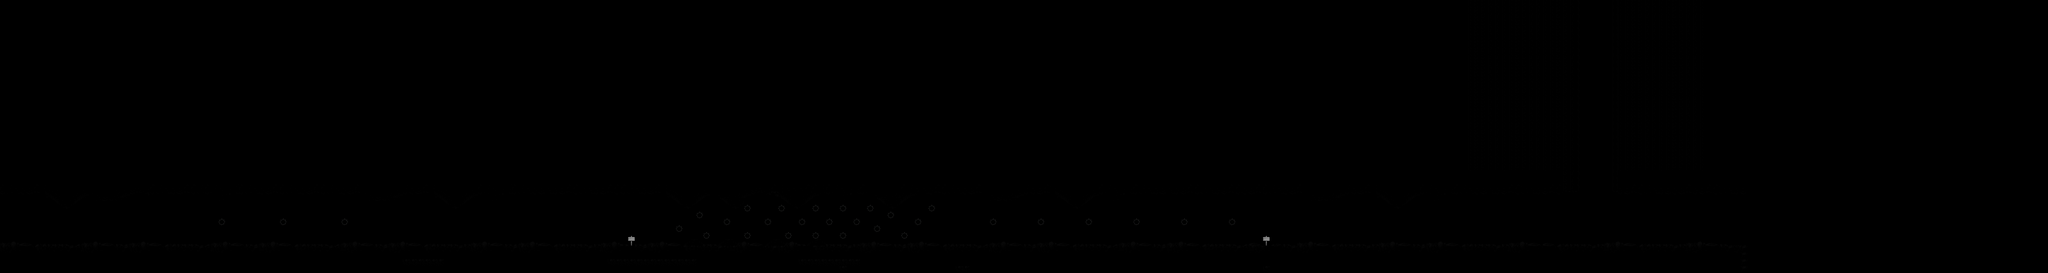

Rendered tile map (Tiled .tmx) drawn with the repository's tilesets; below, a short description and the map source with its tile grids summarised:
An orthogonal 300x40 tile map with 32x32 px tiles, 1 tile layer (Foreground), 3 tilesets and 38 objects (16x jellyfish, 2x trigger, change_light_angle_trigger_2, change_camera_to_player_view_trigger, appear_second_anglerfish_trigger, ...).

<map version="1.10" tiledversion="1.11.2" orientation="orthogonal" renderorder="right-down" width="300" height="40" tilewidth="32" tileheight="32" infinite="0" nextlayerid="12" nextobjectid="84">
 <tileset firstgid="1" source="../assets/lake_tiles.tsx" />
 <tileset firstgid="301" source="../assets/mine.tsx" />
 <tileset firstgid="302" source="../assets/TX Village Props.tsx" />
 <layer id="1" name="Foreground" width="300" height="40">
  <data>[12000 cells, 3175 non-empty, 63 distinct tile ids]</data>
 </layer>
 <objectgroup id="6" name="triggers">
  <object id="4" name="can_swim_trigger" type="trigger" x="361.273" y="948.12" width="313.333" height="198.667" />
  <object id="44" name="change_light_angle_trigger_1" type="trigger" x="2924" y="896" width="8" height="260" />
  <object id="46" name="change_light_angle_trigger_2" x="5914.3" y="896.364" width="10.182" height="262.909" />
  <object id="54" name="change_camera_to_player_view_trigger" x="7398.67" y="881.333" width="166.667" height="290.667" />
  <object id="56" name="appear_second_anglerfish_trigger" x="7118.67" y="868" width="19.9997" height="317.333" />
  <object id="72" name="end_phase_trigger" x="7389.88" y="301.455" width="181.818" height="224.242" />
 </objectgroup>
 <objectgroup id="7" name="bot_jellyfish">
  <object id="8" name="j1" type="jellyfish" x="878" y="1122">
   <point />
  </object>
  <object id="13" name="j3" type="jellyfish" x="1184" y="1114.67">
   <point />
  </object>
  <object id="15" name="j5" type="jellyfish" x="1435.33" y="1166">
   <point />
  </object>
  <object id="22" name="j7" type="jellyfish" x="1702" y="1170.67">
   <point />
  </object>
  <object id="23" name="j9" type="jellyfish" x="1962" y="1130.67">
   <point />
  </object>
  <object id="27" name="j11" type="jellyfish" x="2209.33" y="1204">
   <point />
  </object>
  <object id="28" name="j13" type="jellyfish" x="2460.67" y="1108">
   <point />
  </object>
  <object id="29" name="j15" type="jellyfish" x="2722.67" y="1170.67">
   <point />
  </object>
  <object id="48" x="4800" y="1185.33">
   <point />
  </object>
  <object id="50" x="5217.33" y="1177.33">
   <point />
  </object>
  <object id="53" x="5665.33" y="1185.33">
   <point />
  </object>
 </objectgroup>
 <objectgroup id="8" name="top_jellyfish" class="jellyfish">
  <object id="17" name="j2" type="jellyfish" x="1002.67" y="953.333">
   <point />
  </object>
  <object id="18" name="j4" type="jellyfish" x="1321.33" y="924">
   <point />
  </object>
  <object id="19" name="j6" type="jellyfish" x="1574" y="957.333">
   <point />
  </object>
  <object id="24" name="j8" type="jellyfish" x="1833.33" y="942.667">
   <point />
  </object>
  <object id="25" name="j10" type="jellyfish" x="2099.33" y="930.667">
   <point />
  </object>
  <object id="30" name="j12" type="jellyfish" x="2342.67" y="925.333">
   <point />
  </object>
  <object id="31" name="j14" type="jellyfish" x="2603.33" y="901.333">
   <point />
  </object>
  <object id="32" name="j16" type="jellyfish" x="2861.33" y="920.667">
   <point />
  </object>
  <object id="49" x="4993.33" y="936">
   <point />
  </object>
  <object id="51" x="5441.33" y="889.333">
   <point />
  </object>
 </objectgroup>
 <objectgroup id="9" name="go_left_jellyfish">
  <object id="67" name="l1" x="6264.97" y="1051.64">
   <point />
  </object>
  <object id="68" name="l2" x="6718.97" y="995.636">
   <point />
  </object>
  <object id="69" name="l3" x="6906.97" y="1073.64">
   <point />
  </object>
 </objectgroup>
 <objectgroup id="10" name="go_right_jellyfish">
  <object id="64" name="r1" x="6396.97" y="983.636">
   <point />
  </object>
  <object id="65" name="r2" x="6588.97" y="1065.64">
   <point />
  </object>
  <object id="66" name="r3" x="6906.97" y="981.636">
   <point />
  </object>
 </objectgroup>
 <objectgroup id="5" name="fish">
  <object id="55" name="fish_spawn_2" x="7928" y="1084">
   <point />
  </object>
  <object id="83" name="fish_spawn_1" x="112" y="1064">
   <point />
  </object>
 </objectgroup>
 <objectgroup id="11" name="checkpoints">
  <object id="75" name="c1" x="442" y="955" width="161" height="182" />
  <object id="76" name="c2" x="2940" y="921.333" width="161.333" height="217.333" />
  <object id="77" name="c3" x="5925.33" y="913.333" width="148" height="228" />
 </objectgroup>
</map>
